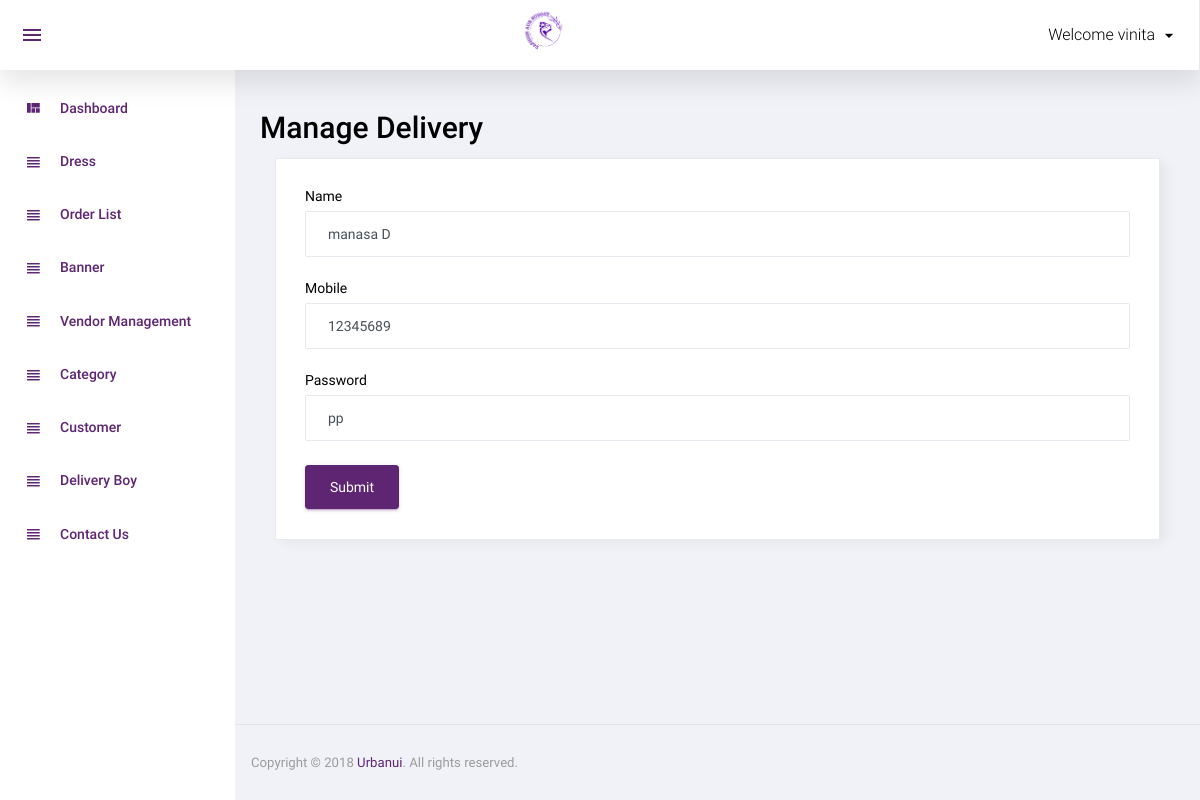
The app's page /admin/manage_delivery_boy.php?id=3 (signed in) with its own data.
### tables this page shows
CREATE TABLE `delivery_boy` (
  `id` int(11) NOT NULL,
  `name` varchar(50) NOT NULL,
  `mobile` varchar(50) NOT NULL,
  `password` varchar(50) NOT NULL,
  `status` int(11) NOT NULL,
  `added_on` datetime NOT NULL
);

### admin/functions.inc.php (called while the page is built, shortened)
<?php
 function get_safe_value($str){
	global $con;
	$str= mysqli_real_escape_string($con,$str);
	return $str;
	}
			?>

### admin/manage_delivery_boy.php (the view, shortened to what this page needs)
<?php
include('top.php');
$name="";
$mobile="";
$password="";
if(isset($_GET['id']) && $_GET['id']>0){
  $id= get_safe_value($_GET['id']);
  $row=mysqli_fetch_assoc( mysqli_query($con, "select * from delivery_boy where id='$id' "));
  $name= $row['name'];
  $mobile= $row['mobile'];
  $password= $row['password'];
}
?>
<div class="row">
	<h1 class="card-title ml10">Manage Delivery</h1>
   <div class="col-12 grid-margin stretch-card">
     <div class="card">
       <div class="card-body">
         <form class="forms-sample"  method="post">
           <div class="form-group">
              <label for="exampleInputName1" >Name</label>
              <input type="text" class="form-control"  placeholder="name" Name="name" required value="<?php echo $name?>">
           </div>
           <div class="form-group">
             <label for="exampleInputEmail3" required>Mobile</label>
             <input type="textbox" class="form-control"  placeholder="Mobile" name="mobile" value="<?php echo $mobile?>">
           </div>
           <div class="form-group">
             <label for="exampleInputEmail3" required>Password</label>
             <input type="textbox" class="form-control"  placeholder="Password" name="password" value="<?php echo $password?>">
           </div>
            <button type="submit" class="btn btn-primary mr-2" name="submit">Submit</button>
         </form>
      </div>
   </div>
  </div>
</div>
<?php include('footer.php');?>

### records on screen
delivery_boy: name "manasa D", mobile "12345689", password "pp"

### other values on screen
$_SESSION['ADMIN_USERNAME'] "vinita"
